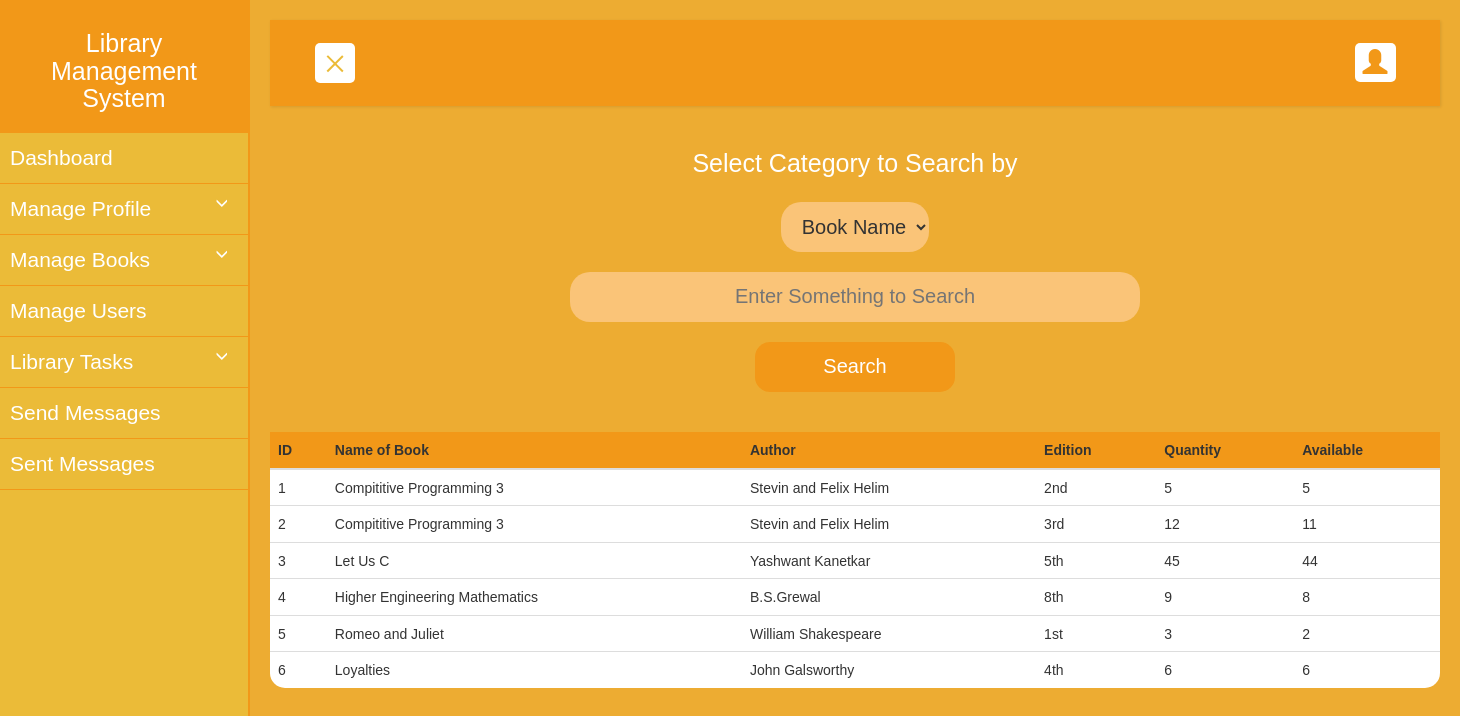
The page /viewbook.php (signed in) on the database its author committed.
### tables this page shows
CREATE TABLE `books` (
  `id` int(11) NOT NULL,
  `name` varchar(255) NOT NULL,
  `author` varchar(255) NOT NULL,
  `edition` varchar(255) NOT NULL,
  `quantity` int(11) NOT NULL,
  `available` int(11) NOT NULL
);

### viewbook.php (the view, shortened to what this page needs)
<?php
include('header.php');
if (isset($_POST['submit']))
{
	$searchby=$_POST['searchby'];
	$cat=$_POST['cat'];
	$sql="SELECT * FROM books WHERE ".$cat." LIKE '%".$searchby."%'";
}
else
{
	$sql="SELECT * FROM books";
}
$res=mysqli_query($conn,$sql);
?>
<div class="container text-center" style="">
	<form  action="<?php echo htmlspecialchars($_SERVER["PHP_SELF"]);?>" method="POST">
		<div style="color: white;font-size: 25px;" class="slider">Select Category to Search by</div>
     	<br>
		<div class="slider" >
        <select name="cat" class="drop" style="text-align: center;" >
        <option value="name">Book Name</option>
    	</select>
    </div>
    <br>
    <input type="text" class="slidel" name="searchby" placeholder="Enter Something to Search" >
    <br>
    <br>
    <div class="text-center">
       	<input type="submit" name="submit" value="Search" class="butt slide">
    </div>
    <br>
    <br>
	</form>
</div>
<div class="table-responsive slide">
  <table class="table">
    <thead>
      <tr>
        <th>ID</th>
        <th>Name of Book</th>
        <th>Author</th>
        <th>Edition</th>
        <th>Quantity</th>
        <th>Available</th>
      </tr>
    </thead>
    <tbody>
      <?php
      while($row=mysqli_fetch_assoc($res))
      {
      echo "<tr>";
        echo "<td>".$row["id"]."</td>";
        echo "<td>".$row["name"]."</td>";
        echo "<td>".$row["author"]."</td>";
        echo "<td>".$row["edition"]."</td>";
        echo "<td>".$row["quantity"]."</td>";
        echo "<td>".$row["available"]."</td>";
      echo "<tr>";
  	  }
      ?>
    </tbody>
  </table>
 </div>
<?php
include('footer.php');
?>

### header.php (style rules this page uses)
body { font-family: 'Poppins', sans-serif; background: #edac32; }
.table { background-color: white; padding: 30px; border-radius: 15px; transition: 0.5s; }
thead { background-color:#f29818; border-radius: 15px; }
.slide { animation-name: slide; -webkit-animation-name: slide; animation-duration: 1s; -webkit-animation-duration: 1s; visibility: visible; }
.butt { height: 50px; width: 200px; background-color: #f29818; color: white ; font-size: 20px; transition: 0.5s; border: 0px; border-radius: 15px; }
.slidel { animation-name: slidel; -webkit-animation-name: slidel; animation-duration: 1s; -webkit-animation-duration: 1s; visibility: visible; }
.slider { animation-name: slider; -webkit-animation-name: slider; animation-duration: 1s; -webkit-animation-duration: 1s; visibility: visible; }
input[type="text"] { transition: 0.5s; text-align: center; width: 50%; height: 50px; font-size: 20px; background-color: #fac478; margin: 0px;border: 0px; border-radius: 20px; }
.drop { transition: 0.5s; padding-left: 10px; text-align: center; height: 50px; font-size: 20px; background-color: #fac478; margin: 0px;border: 0px; border-radius: 20px; }

### rows shown on the page
books: id "1", name "Compititive Programming 3", author "Stevin and Felix Helim", edition "2nd", quantity "5", available "5"
books: id "2", name "Compititive Programming 3", author "Stevin and Felix Helim", edition "3rd", quantity "12", available "11"
books: id "3", name "Let Us C", author "Yashwant Kanetkar", edition "5th", quantity "45", available "44"
books: id "4", name "Higher Engineering Mathematics", author "B.S.Grewal", edition "8th", quantity "9", available "8"
books: id "5", name "Romeo and Juliet", author "William Shakespeare", edition "1st", quantity "3", available "2"
books: id "6", name "Loyalties", author "John Galsworthy", edition "4th", quantity "6", available "6"
